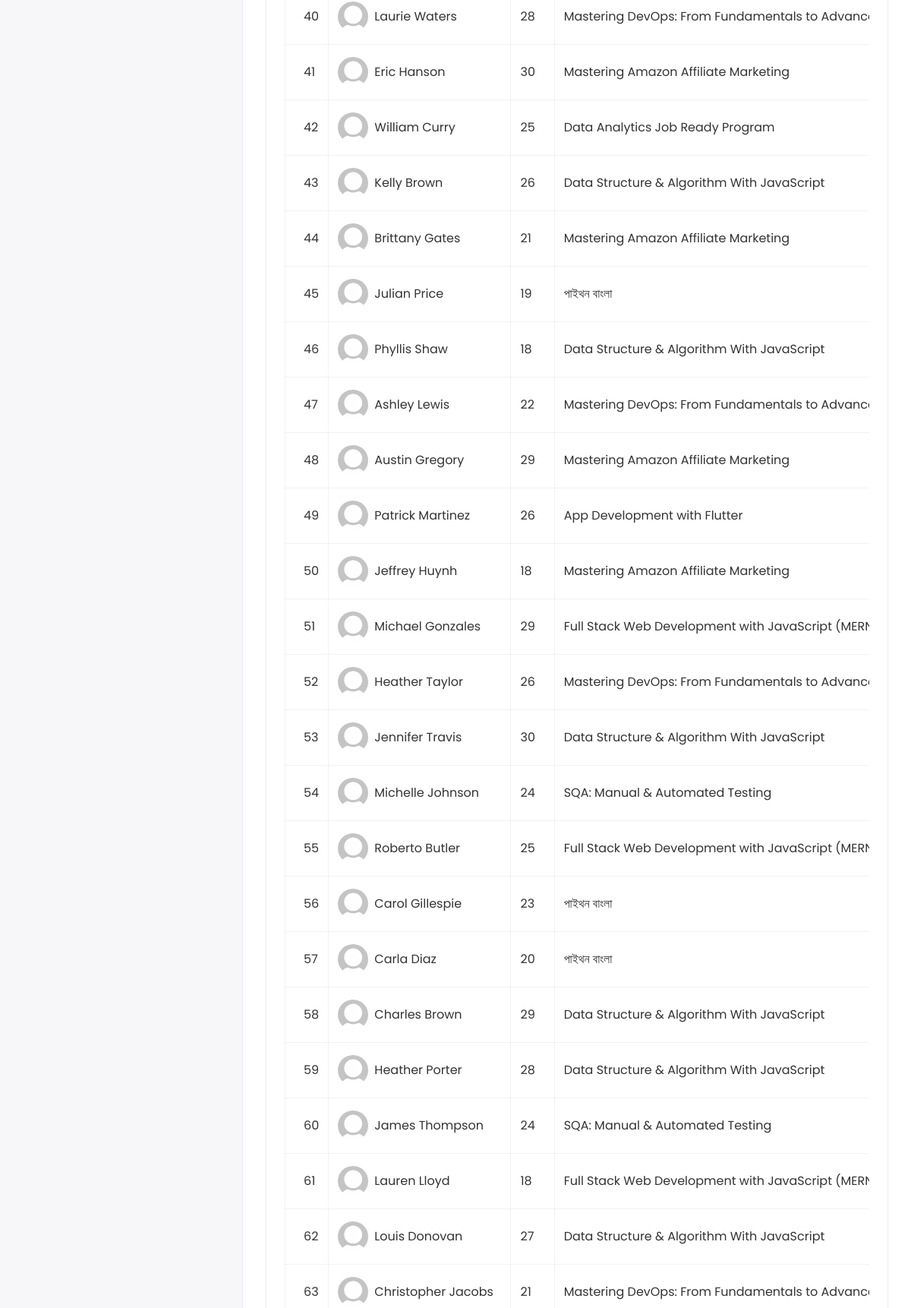
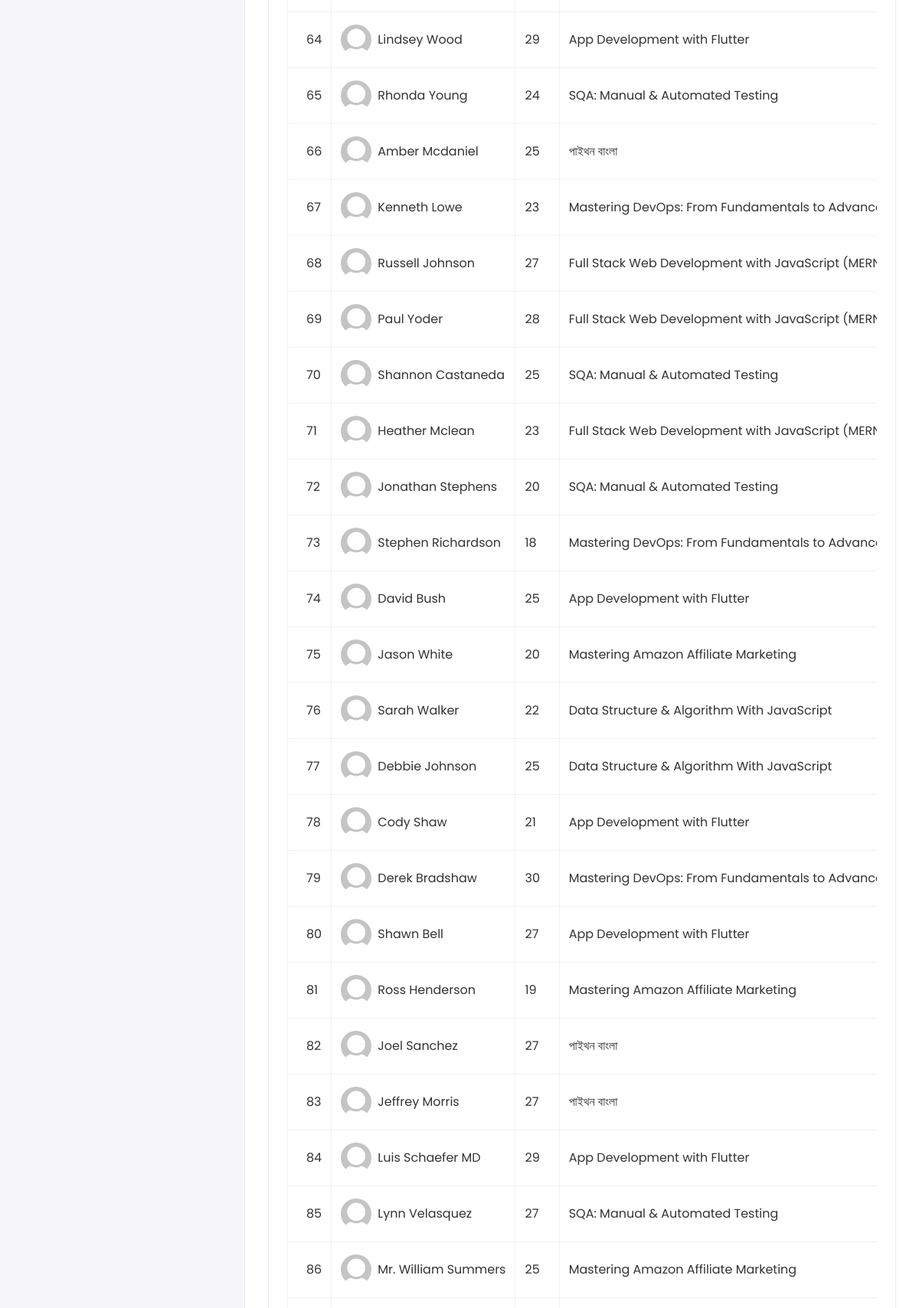
The page /students/ (signed in, middle part) on the database as committed earlier (2 pictures, top to bottom).
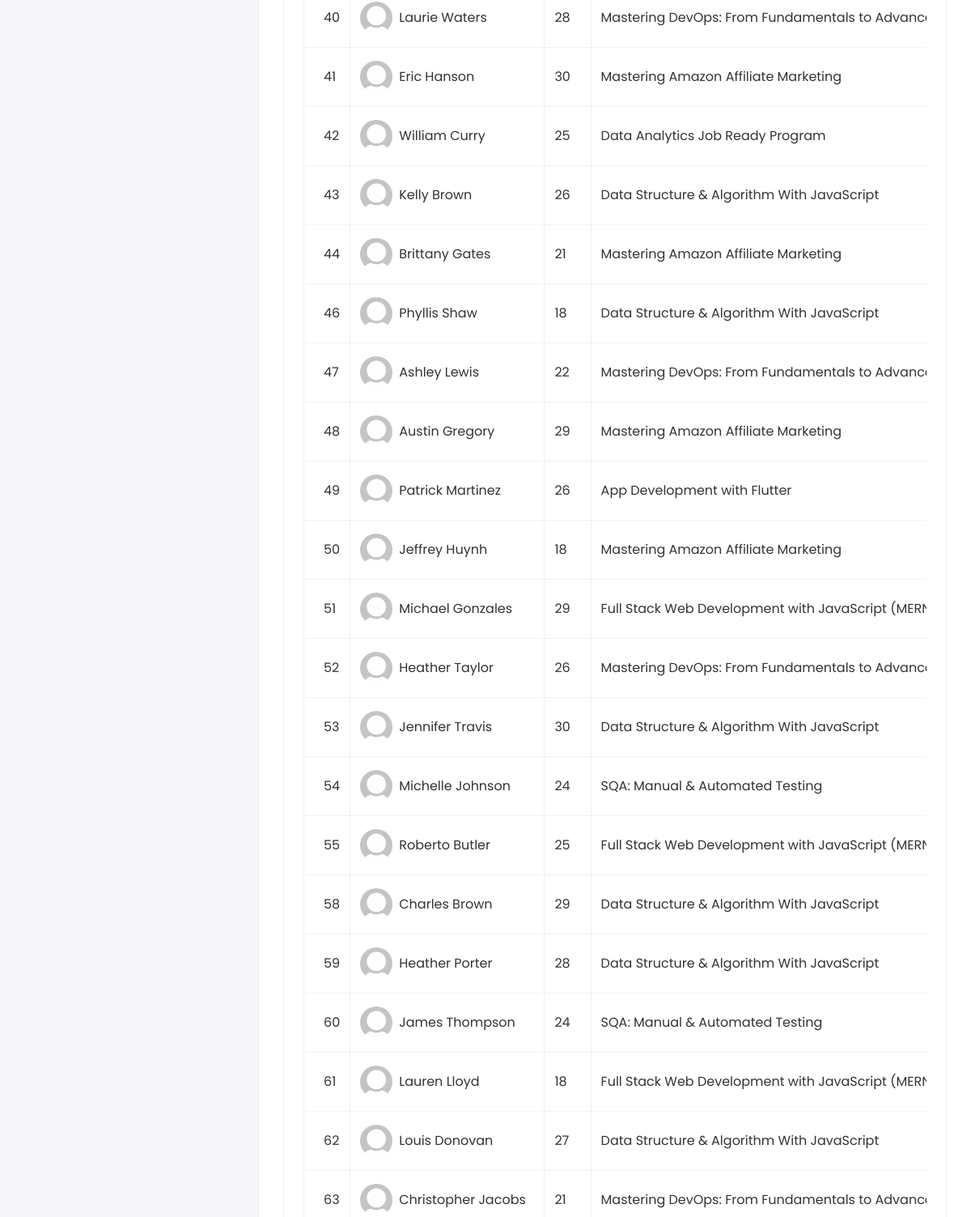
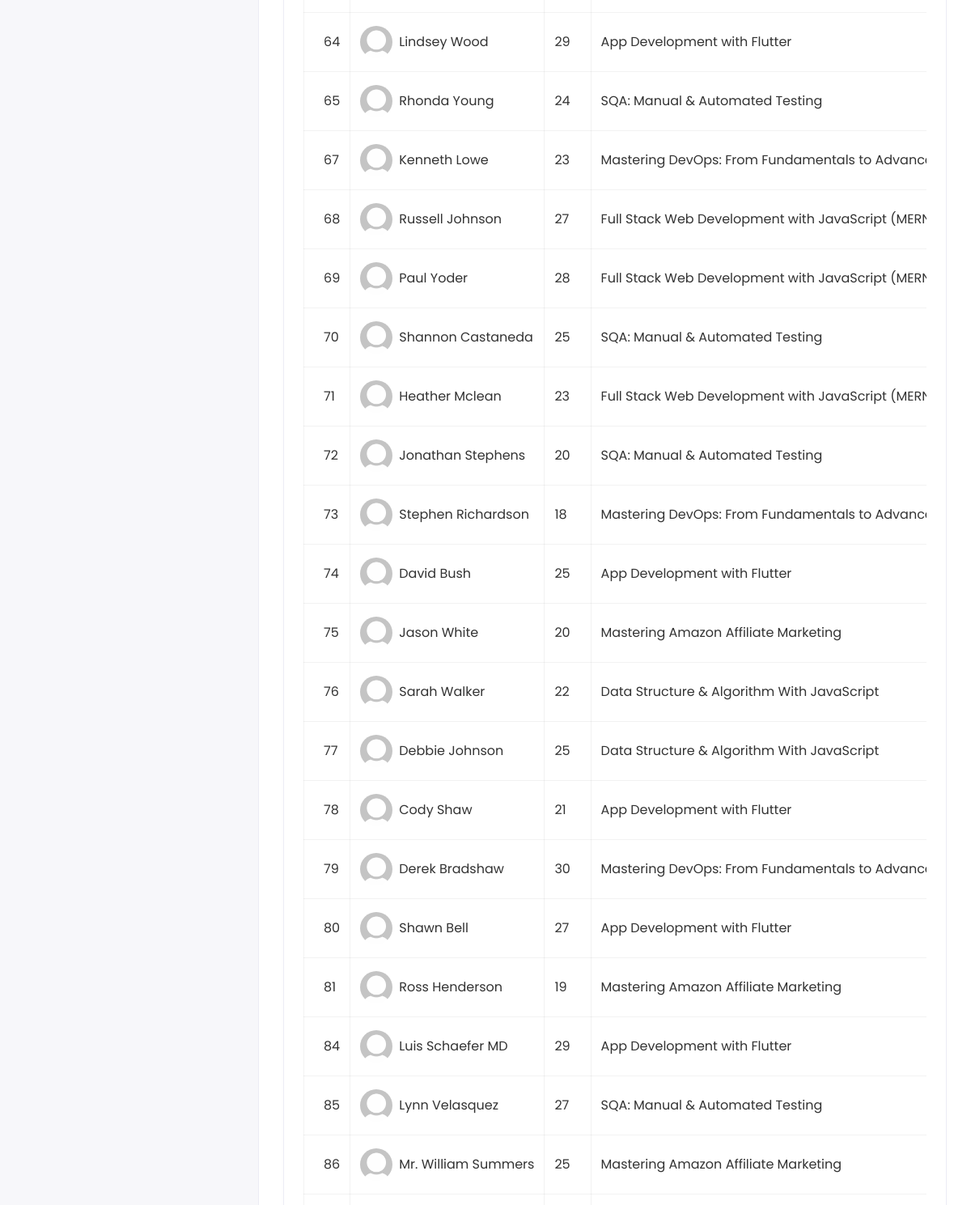
The same page on the database as committed later (2 pictures, top to bottom).
### student/models.py (models this page shows, shortened)
class Student(models.Model):
    GENDER_CHOICES = (
        ('Male', 'Male'),
        ('Female', 'Female'),
    )
    COUNTRY_CHOICES = (
        ('Bangladesh', 'Bangladesh'),
        ('United States', 'United States'),
        ('United Kingdom', 'United Kingdom'),
        ('Germany', 'Germany'),
    )
    name = models.CharField(max_length=100)
    email = models.EmailField(unique=True)
    age = models.IntegerField(blank=False,null=False)
    address = models.TextField(max_length=255,blank=True, null=True)
    gender = models.CharField(max_length=10, choices=GENDER_CHOICES, blank=True, null=True)
    nationality = models.CharField(max_length=50, choices=COUNTRY_CHOICES, blank=True, null=True)
    phone = models.CharField(max_length=15)
    course = models.ForeignKey(Course, on_delete=models.CASCADE)
    photo = models.ImageField(upload_to=student_directory_path, default='profile_default.png')
    active = models.BooleanField(default=False)
    user = models.ForeignKey(User, on_delete=models.CASCADE, related_name='user_students')
    created_at = models.DateTimeField(auto_now_add=True)
    updated_at = models.DateTimeField(auto_now=True)

class Course(models.Model):
    name = models.CharField(max_length=100, unique=True)
    duration = models.IntegerField()
    fee = models.IntegerField()
    active = models.BooleanField(default=True)
    image = models.ImageField(upload_to=course_directory_path, default='Course_default.jpg')

### student/views.py (the view)
# urls.py: path('students/', views.StudentListView.as_view(), name='all_student'),
class StudentListView(LoginRequiredMixin, ListView):
    model = Student
    template_name = "students/students.html"
    context_object_name = 'students'

### templates/students/students.html (shortened to what this page needs)
{% extends 'layout/base.html' %}
{% load static %}
{% block content %}
<div class="page-wrapper">
   <div class="content container-fluid">
      <div id="table-view">
         <div class="row">
            <div class="col-sm-12">
               <div class="card card-table">
                  <div class="card-body">
                     <div class="table-responsive">
                        <table class="table table-hover table-bordered table-center mb-0 datatable">
                           <tbody>
                              {% for student in students %}
                                 <tr>
                                    <td>{{ student.id }}</td>
                                    <td>
                                       <h2 class="table-avatar">
                                          <a href="{% url 'student_details' student.id %}" class="avatar avatar-sm mr-2">
                                             <img class="avatar-img rounded-circle" src="{{ student.photo.url }}" alt="Image">
                                          </a>
                                          <a href="{% url 'student_details' student.id %}">{{student.name}}</a>
                                       </h2>
                                    </td>
                                    <td>{{student.age}}</td>
                                    <td>{{student.course.name}}</td>
                                 </tr>
                              {% endfor %}
                           </tbody>
                        </table>
                     </div>
                  </div>
               </div>
            </div>
         </div>
      </div>
{% endblock content %}

Rows that differ between the two databases and show on the page:
removed Student: id "45", photo (placeholder picture), name "Julian Price", age "19", course.name "পাইথন বাংলা"
removed Student: id "56", photo (placeholder picture), name "Carol Gillespie", age "23", course.name "পাইথন বাংলা"
removed Student: id "57", photo (placeholder picture), name "Carla Diaz", age "20", course.name "পাইথন বাংলা"
removed Student: id "66", photo (placeholder picture), name "Amber Mcdaniel", age "25", course.name "পাইথন বাংলা"
removed Student: id "82", photo (placeholder picture), name "Joel Sanchez", age "27", course.name "পাইথন বাংলা"
removed Student: id "83", photo (placeholder picture), name "Jeffrey Morris", age "27", course.name "পাইথন বাংলা"
